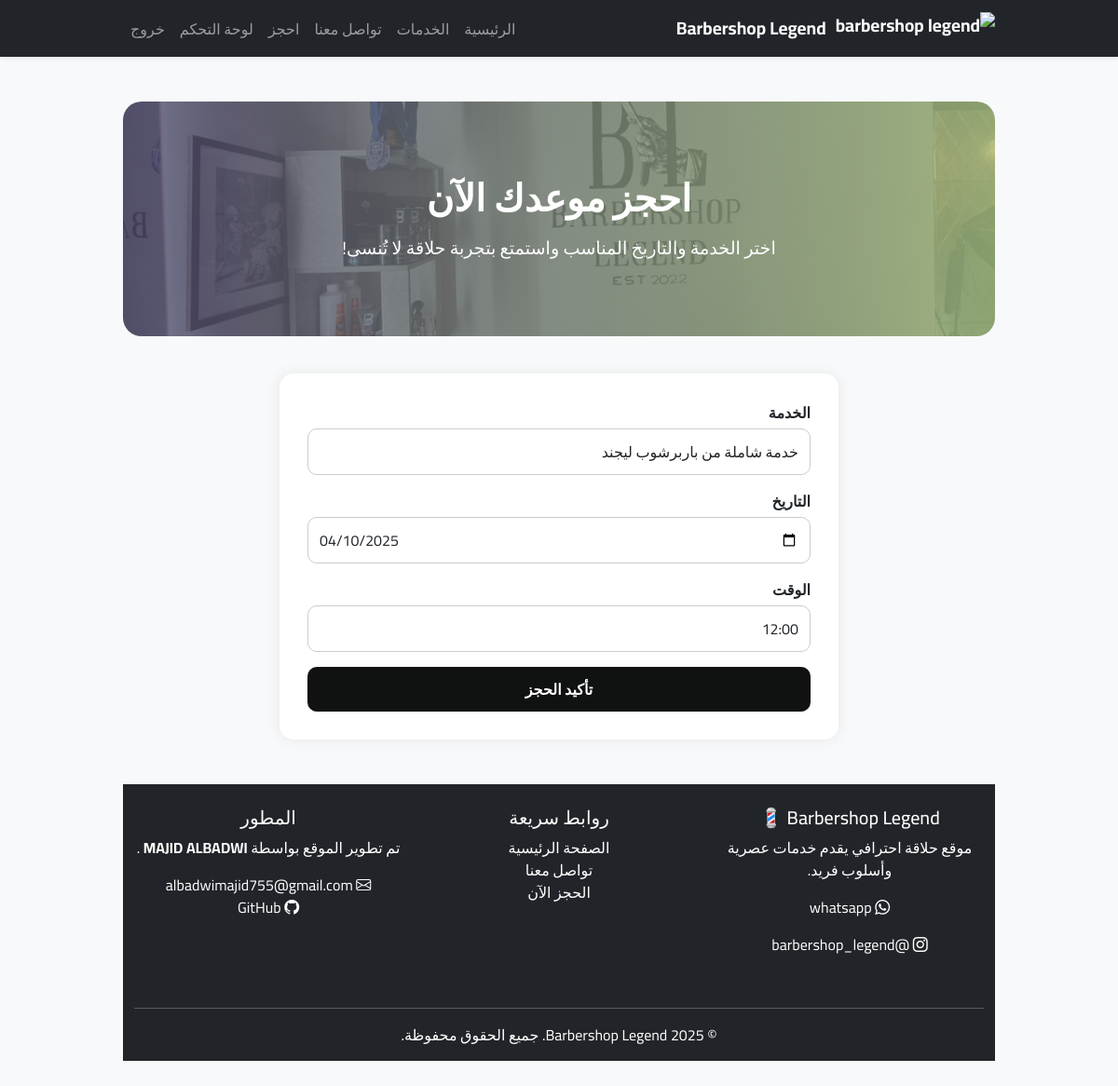
The page /booking/edit/47/ (signed in) on the database its author committed.
### booking/models.py (models this page shows, shortened)
class Booking(models.Model):
    SERVICE_CHOICES = [
        ('تشكيل اللحية', 'تشكيل اللحية'),
        ('حلاقة رجالية', 'حلاقة رجالية'),
        ('خدمة شاملة من باربرشوب ليجند', 'خدمة شاملة من باربرشوب ليجند'),
        ('إزالة الشعر بالحلاوة', 'إزالة الشعر بالحلاوة'),
        ('استشارة الحلاقة الشخصية', 'استشارة الحلاقة الشخصية'),
        ('صبغ الشعر', 'صبغ الشعر'),
        ('تلوين الشعر/اللحية', 'تلوين الشعر/اللحية'),
        ('حلاقة الأطفال', 'حلاقة الأطفال'),
        ('حلاقة الرجال', 'حلاقة الرجال'),
    ]
    user = models.ForeignKey(User, on_delete=models.CASCADE)
    date = models.DateField()
    time = models.TimeField()
    service = models.CharField(max_length=100, choices=SERVICE_CHOICES)

### booking/views.py (the view)
# urls.py: path('booking/edit/<int:booking_id>/', views.edit_booking, name='edit_booking'),
@login_required
def edit_booking(request, booking_id):
    booking = get_object_or_404(Booking, id=booking_id)
    if not request.user.is_superuser and booking.user != request.user:
        messages.error(request, "لا يمكنك تعديل هذا الحجز.")
        return redirect('dashboard')
    if request.method == 'POST':
        form = BookingForm(request.POST, instance=booking)
        if form.is_valid():
            form.save()
            messages.success(request, "تم تعديل الحجز.")
            return redirect('admin_dashboard' if request.user.is_superuser else 'dashboard')
    else:
        form = BookingForm(instance=booking)
    return render(request, 'booking/booking.html', {
        'form': form,
        'edit_mode': True
    })

### booking/forms.py (shortened to what this page needs)
class BookingForm(forms.ModelForm):
    TIME_CHOICES = [(f"{hour:02d}:00", f"{hour}:00") for hour in range(12, 23)]
    time = forms.ChoiceField(choices=TIME_CHOICES)
    class Meta:
        model = Booking
        fields = ['service', 'date', 'time']
        widgets = {
            'date': forms.DateInput(attrs={
                'type': 'date',  # ✅ لتفعيل التقويم في المتصفح
                'class': 'form-control'
            }),
        'time': forms.Select(attrs={
            'class': 'form-control'
        }),
    }
    def __init__(self, *args, **kwargs):
        super().__init__(*args, **kwargs)
        self.fields['service'].widget.attrs.update({'class': 'form-control'})
        self.fields['time'].widget.attrs.update({'class': 'form-control'})

### booking/templates/booking/booking.html (shortened to what this page needs)
{% extends "booking/base.html" %} {% load static %} {% block content %}
<link
  rel="stylesheet"
  href="https://cdn.jsdelivr.net/npm/flatpickr/dist/flatpickr.min.css"
/>
<div class="booking-hero">
  <h2>احجز موعدك الآن</h2>
  <p>اختر الخدمة والتاريخ المناسب واستمتع بتجربة حلاقة لا تُنسى!</p>
</div>
<div class="booking-form-container">
  <form method="POST" novalidate>
    <div class="mb-3">
      <label class="form-label">الخدمة</label>
      {{ form.service }}
    </div>
    <div class="mb-3">
      <label class="form-label">التاريخ</label>
      {{ form.date }}
    </div>
    <div class="mb-3">
      <label class="form-label">الوقت</label>
      {{ form.time }}
    </div>
    <button type="submit" class="btn-book">تأكيد الحجز</button>
  </form>
</div>
<footer class="bg-dark text-white mt-5 pt-4 pb-3">
  <div class="container">
    <div class="row">
      <div class="col-md-4 mb-4">
        <h5>Barbershop Legend 💈</h5>
        <p>موقع حلاقة احترافي يقدم خدمات عصرية وأسلوب فريد.</p>
        <p>
          <i class="bi bi-whatsapp"></i>
          <a
            href="https://wa.me/966500000000"
            class="text-white"
            target="_blank"
            >whatsapp
          </a>
        </p>
        <p>
          <i class="bi bi-instagram"></i>
          <a
            href="https://instagram.com/barbershop_legend"
            class="text-white"
            target="_blank"
            >@barbershop_legend</a
          >
        </p>
      </div>
      <div class="col-md-4 mb-4">
        <h5>روابط سريعة</h5>
        <ul class="list-unstyled">
          <li>
            <a href="{% url 'home' %}" class="text-white">الصفحة الرئيسية</a>
          </li>
          <li>
            <a href="{% url 'contact' %}" class="text-white">تواصل معنا</a>
          </li>
          <li><a href="{% url 'book' %}" class="text-white">الحجز الآن</a></li>
        </ul>
      </div>
      <div class="col-md-4 mb-4">
        <h5>المطور</h5>
        <p>تم تطوير الموقع بواسطة <strong>MAJID ALBADWI </strong>.</p>
        <p>
          <i class="bi bi-envelope"></i> albadwimajid755@gmail.com<br />
          <i class="bi bi-github"></i>
          <a href="https://github.com/ALBADWIMAJID" class="text-white"
            >GitHub</a
          >
        </p>
      </div>
    </div>
    <hr class="border-gray" />
    <p class="text-center mb-0">
      &copy; 2025 Barbershop Legend. جميع الحقوق محفوظة.
    </p>
  </div>
</footer>
{% endblock %}

### booking/static/css/style.css (style rules this page uses)
body { font-family: "Cairo", sans-serif; background-color: #f8f9fa; color: #212529; }
a { text-decoration: none; }
footer { background-color: #343a40; color: #fff; padding: 20px 0; text-align: center; margin-top: 50px; }
form input, form select, form textarea { border-radius: 6px; border: 1px solid #ccc; padding: 10px; width: 100%; margin-bottom: 15px; }

### booking/templates/booking/base.html (style rules this page uses)
body { font-family: "Cairo", sans-serif; background-color: #f8f9fa; margin: 0; padding: 0; }
.container { max-width: 960px; }

### rows shown on the page
Booking: service "خدمة شاملة من باربرشوب ليجند", date "04/10/2025", time "12:00"
